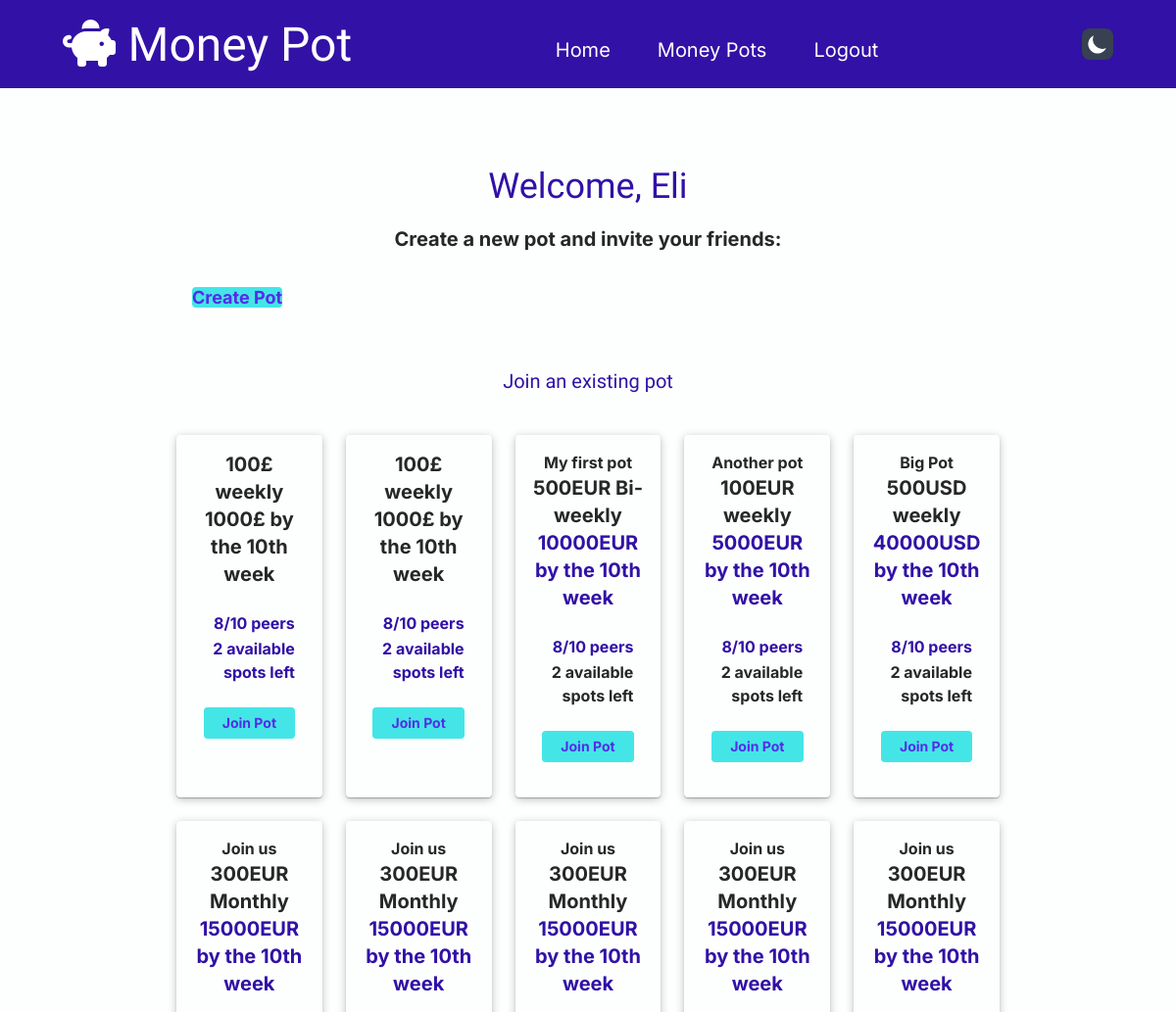
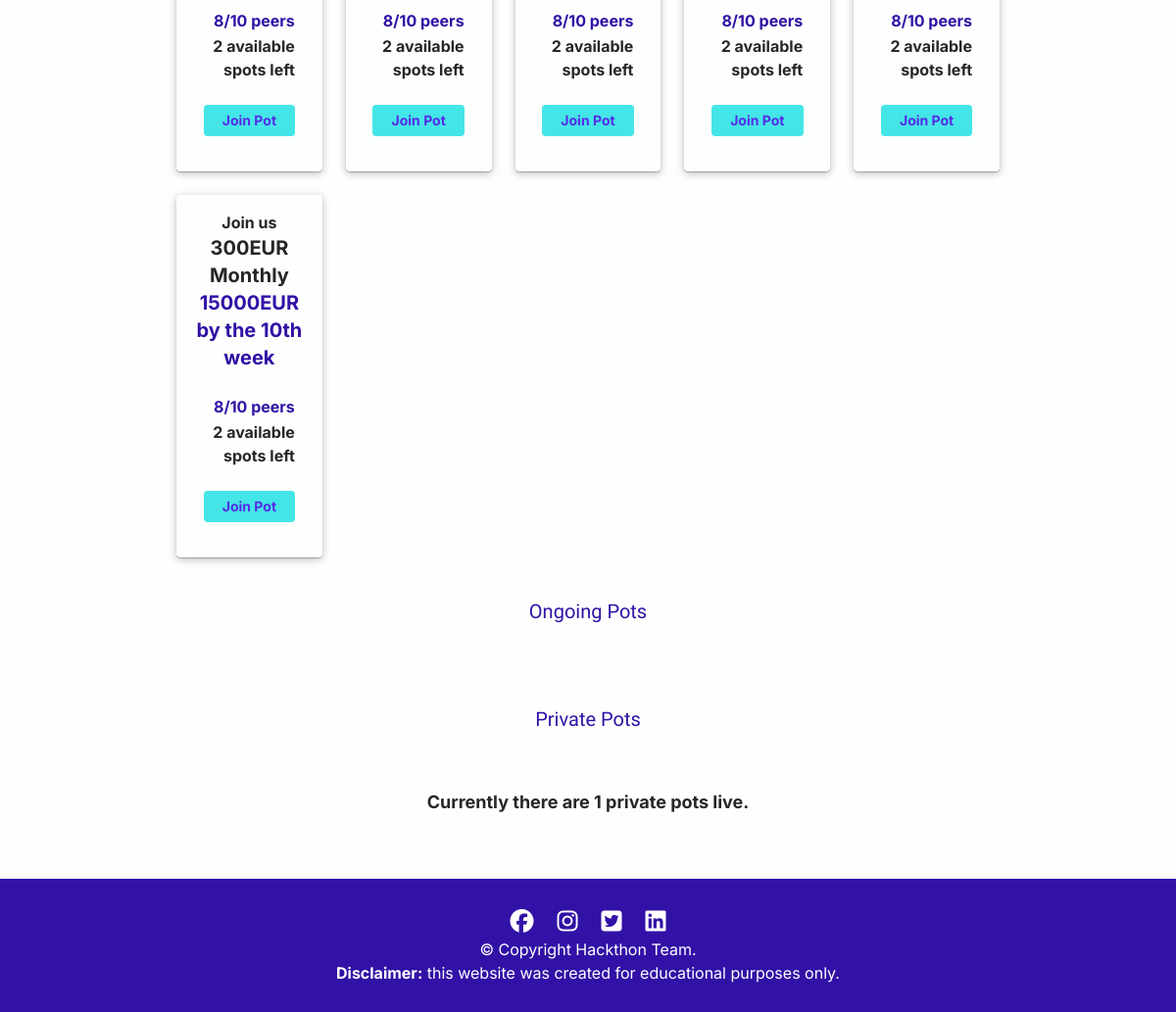
The page /dashboard/ (signed in) on the database its author committed (2 pictures, top to bottom).
### app.py (models this page shows, shortened)
class Pots(db.Model):
    id = db.Column(db.Integer, primary_key=True)
    title = db.Column(db.String(50), nullable=False)
    goal = db.Column(db.Integer, nullable=False)
    currency = db.Column(db.String(50), nullable=False)
    cycle = db.Column(db.String(50), nullable=False)
    amount = db.Column(db.Integer, nullable=False)
    isPrivate = db.Column(db.Boolean, nullable=False)
    creator_id = db.Column(db.Integer, db.ForeignKey('users.id'))
    created_at = db.Column(db.DateTime, default=datetime.utcnow)

### app.py (the view)
@app.route('/dashboard/')
def dashboard():
    logged_user = ""
    if "user" in ssn:
        logged_user = ssn["user"]
    pots = Pots.query
    public_pots = pots.filter_by(isPrivate=False)
    private_pots = pots.filter_by(isPrivate=True)
    return render_template('dashboard.html', user=logged_user, pots=public_pots, private_pots=private_pots)

### templates/dashboard.html
{% extends 'base.html' %}
{% block content %}
    {% if user != None %}
    <h1>Welcome, {{ user }}</h1>
    {% else %}
    <h1>Welcome!</h1>
    {% endif %}
    <header class="mb-[3rem]">
      <p class="mb-8 pt-5 text-xl text-center font-bold">Create a new pot and invite your friends:</p>
      <a href="{{ url_for('create_pot') }}" class="bg-fluorescent-blue dark:bg-rajah rounded px-5 py-4 text-han-purple dark:text-raisen-black text-lg font-bold ml-4 transition-opacity hover:opacity-90">Create Pot</a>
    </header>
    <h3 class="py-2 text-center border-y-[1px] border-baby-powder">Join an existing pot</h3>
    <div id="pots-container" class="grid grid-cols-5 gap-6 py-[2rem]">
      <article class="rounded dark:bg-rhythm shadow-pot-card p-4">
        <div class="flex flex-col justify-center">
          <p class="text-center text-xl font-bold my-2">100&#163; weekly</p>
          <p class="text-center text-xl font-bold mb-6">1000&#163; by the 10th week</p>
          <p class="text-end mb-0.5 font-bold mr-3">8/10 peers</p>
          <p class="text-end mb-6 font-bold mr-3">2 available spots left</p>
          <a href="{{ url_for('create_pot') }}" class="mx-auto mb-5 py-1.5 bg-fluorescent-blue dark:bg-rajah rounded w-[80%] text-han-purple dark:text-raisen-black text-sm font-bold transition-opacity hover:opacity-90 text-center">Join Pot</a>
        </div>
      </article>
      <article class="rounded dark:bg-rhythm shadow-pot-card p-4">
        <div class="flex flex-col justify-center">
          <p class="text-center text-xl font-bold my-2">100&#163; weekly</p>
          <p class="text-center text-xl font-bold mb-6">1000&#163; by the 10th week</p>
          <p class="text-end mb-0.5 font-bold mr-3">8/10 peers</p>
          <p class="text-end mb-6 font-bold mr-3">2 available spots left</p>
          <a href="{{ url_for('create_pot') }}" class="mx-auto mb-5 py-1.5 bg-fluorescent-blue dark:bg-rajah rounded w-[80%] text-han-purple dark:text-raisen-black text-sm font-bold transition-opacity hover:opacity-90 text-center">Join Pot</a>
        </div>
      </article>
      {% for pot in pots %}
      <article class="rounded dark:bg-rhythm shadow-pot-card p-4">
        <div class="flex flex-col justify-center">
          <h5 class="text-[2rem] font-bold text-center mb-4 underline">{{ pot.title }}</h5>
          <p class="text-center text-xl font-bold my-2">{{ pot.amount }}{{ pot.currency }} {{ pot.cycle }}</p>
          <p class="text-center text-xl font-bold mb-6">{{ pot.goal }}{{ pot.currency }} by the 10th week</p>
          <p class="text-end mb-0.5 font-bold mr-3">8/10 peers</p>
          <p class="text-end mb-6 font-bold mr-3">2 available spots left</p>
          <a href="{{ url_for('create_pot') }}" class="mx-auto mb-5 py-1.5 bg-fluorescent-blue dark:bg-rajah rounded w-[80%] text-han-purple dark:text-raisen-black text-sm font-bold transition-opacity hover:opacity-90 text-center">Join Pot</a>
        </div>
      </article>
      {% endfor %}
    </div>
    <h3 class="py-2 text-center border-y-[1px] border-baby-powder">Ongoing Pots</h3>
    <div id="pots-container" class="grid grid-cols-5 gap-6 py-[2rem]">
    </div>
    <h3 class="py-2 mb-[3rem] text-center border-y-[1px] border-baby-powder">Private Pots</h3>
    <p class="text-center mb-[4rem] font-bold text-lg dark:text-rajah">Currently there are {{ private_pots.count() }} private pots live.</p>
{% endblock %}

### rows shown on the page
Pots: title "My first pot", amount "500", currency "EUR", cycle "Bi-weekly", goal "10000"
Pots: title "Another pot", amount "100", currency "EUR", cycle "weekly", goal "5000"
Pots: title "Big Pot", amount "500", currency "USD", cycle "weekly", goal "40000"
Pots: title "Join us", amount "300", currency "EUR", cycle "Monthly", goal "15000"
Pots: title "Join us", amount "300", currency "EUR", cycle "Monthly", goal "15000"
Pots: title "Join us", amount "300", currency "EUR", cycle "Monthly", goal "15000"
Pots: title "Join us", amount "300", currency "EUR", cycle "Monthly", goal "15000"
Pots: title "Join us", amount "300", currency "EUR", cycle "Monthly", goal "15000"
Pots: title "Join us", amount "300", currency "EUR", cycle "Monthly", goal "15000"

### other values the page prints
{{ user }} "Eli"
{{ private_pots.count() }} "1"
